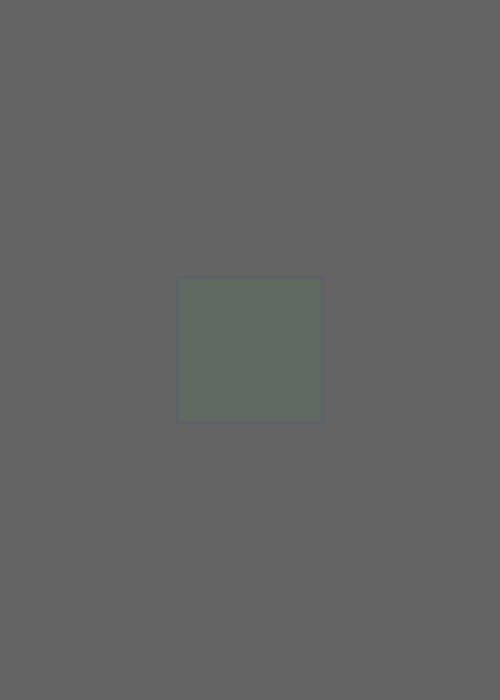
Frame 1 (no input)
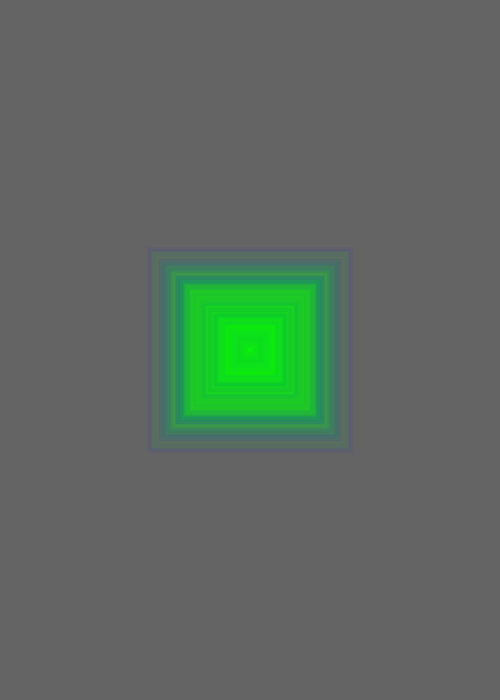
Frame 60 (no input)
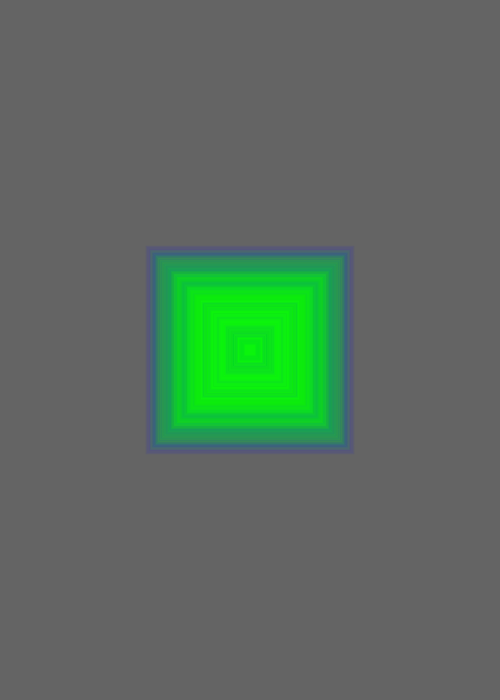
Frame 120 (the mouse pressed at the canvas centre since frame 60)

The p5.js sketch that drew these frames (run headless with seeded random() and noise() and a simulated clock; from frame 60 on, the mouse is pressed at the canvas centre):

// p5.js sketch
// ── sketch.js
let sqSize;
let lineWidth;

function setup() {
  createCanvas(500, 700);
  // sqSize = random(10, 150);
  // lineWidth = random(2, 10);
  background(100);
}

function draw() {
  // background(100);

  sqSize = random(5, 200);
  lineWidth = random(2, 10);

  
  stroke(0, 0, 255, 10);
  strokeWeight(lineWidth);

  rectMode(CENTER);
  fill(0, 255, 0, 10);
  rect(width/2, height/2, sqSize, sqSize);
  
}
// ── style.css
.container {
  display: flex;
  align-items: center;
  justify-content: center;
  height: 90vh;
}

.date {
  display: flex;
  /* align-items: center; */
  justify-content: center;
  height: 10vh;
}

h1 {
  font-size: 36px;
  text-align: center;
}

h2 {
    font-size: 25px;
    text-align: center;
  }
